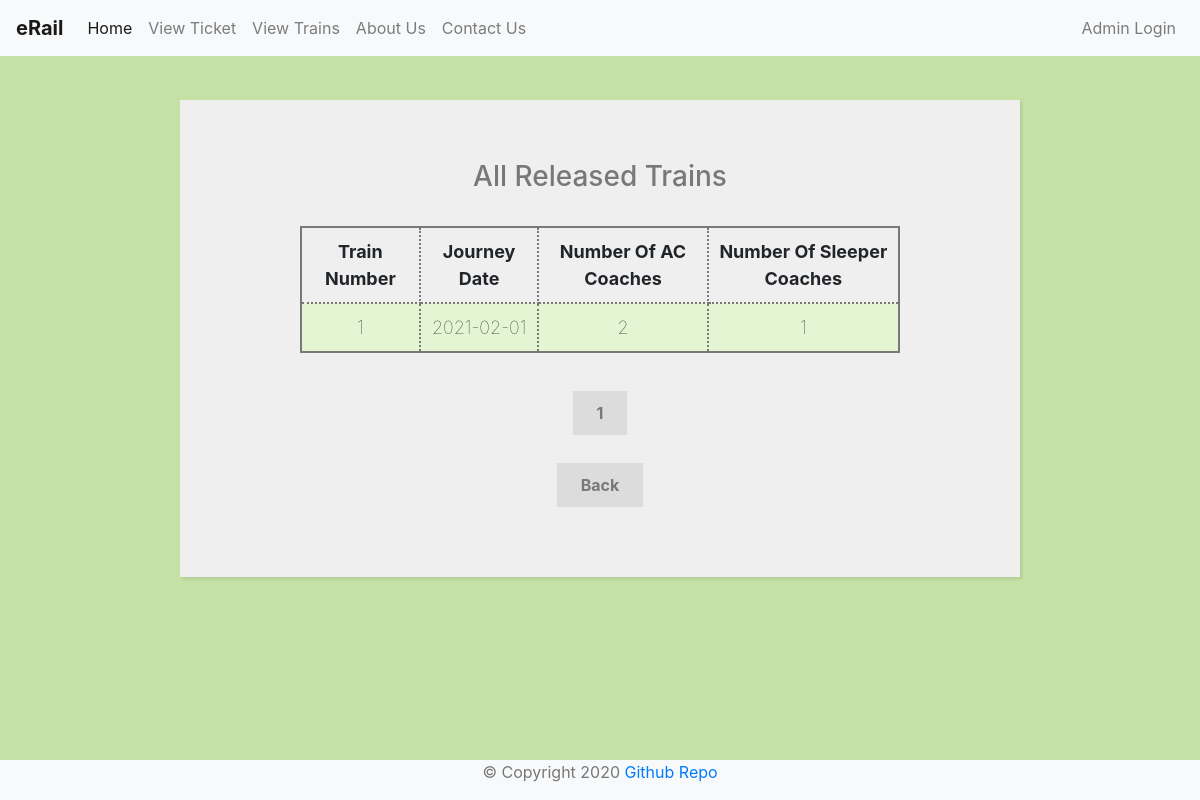
The app's page /view-trains.php with its own data.
### tables this page shows
CREATE TABLE `train` (
  `t_number` int(11) NOT NULL,
  `t_date` date NOT NULL,
  `num_ac` int(11) NOT NULL,
  `num_sleeper` int(11) NOT NULL,
  `seats_b_ac` int(11) NOT NULL,
  `seats_b_sleeper` int(11) NOT NULL,
  `released_by` varchar(50) NOT NULL
);

### template/pagination.php (called while the page is built)
<?php
    $results_per_page = 5;
    $result = $conn->query($sql);
    $number_of_result = $result->num_rows;
    $number_of_page = ceil ($number_of_result / $results_per_page);
    if (!isset ($_GET['page']) ) {
        $page = 1;
    } else {
        $page = $_GET['page'];
    }
    $page_first_result = ($page-1) * $results_per_page;
?>

### view-trains.php (the view, shortened to what this page needs)
<?php
    include "config/connection.php";
    $sql = "SELECT * FROM train ORDER BY t_date DESC";
    include "template/pagination.php";
    $sql = "SELECT *FROM train ORDER BY t_date DESC LIMIT " . $page_first_result . ',' . $results_per_page;
    $result = $conn->query($sql);
?>
<!DOCTYPE html>
<html lang="en">
<head>
</head>
<?php
    if(isset($_SESSION['username']))
        include "template/header-name.php";
    else
        include "template/header.php";
?>
<div style="margin-top:100px;">
<form style="width: 70%;">
    <h3 class="heading">All Released Trains</h3> <br>
    <section>
        <table>
            <tr>
                <th>Train Number</th>
                <th>Journey Date</th>
                <th>Number Of AC Coaches</th>
                <th>Number Of Sleeper Coaches </th>
            </tr>
            <?php
                while($rows=$result->fetch_assoc())
                {
             ?>
            <tr>
                <td><?php echo $rows['t_number'];?></td>
                <td><?php echo $rows['t_date'];?></td>
                <td><?php echo $rows['num_ac'];?></td>
                <td><?php echo $rows['num_sleeper'];?></td>
            </tr>
            <?php
                }
             ?>
        </table>
    </section>
    <br><br>
    <?php for($page = 1; $page<= $number_of_page; $page++) {  ?>
    <?php    echo '<a class="register" href = "view-released-trains.php?page=' . $page . '">' . $page . ' </a>'; ?>
    <?php } ?>
    <br><br><br>
    <a href="admin-page.php" class="register">Back</a>
</form>
</div>
<?php include "template/footer.php" ?>
</html>

### css/style.css (style rules this page uses)
body { background: #C5E1A5; }
form { width: 50%; margin: 60px auto; background: #efefef; padding: 60px 120px 80px 120px; text-align: center; -webkit-box-shadow: 2px 2px 3px rgba(0,0,0,0.1); box-shadow: 2px 2px 3px rgba(0,0,0,0.1); }
.register { background: rgb(220,220,220); font-weight: bold; color: rgb(120,120,120); padding: 12px 24px; }
.heading { color: rgb(120,120,120); }

### view-trains.php (style rules this page uses)
table { margin: 0 auto; font-size: large; border: 2px solid rgb(120, 120, 120); }
td { background-color: #E4F5D4; border: 2px solid rgb(120, 120, 120); }
th, td { font-weight: bold; border: 2px dotted rgb(120, 120, 120); padding: 10px; text-align: center; }
td { font-weight: lighter; }

### records on screen
train: t_number "1", t_date "2021-02-01", num_ac "2", num_sleeper "1"
